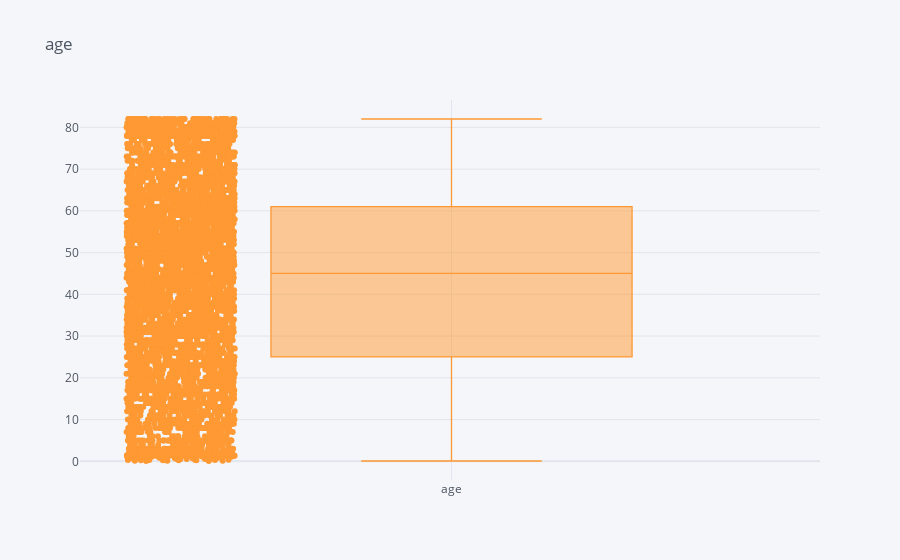
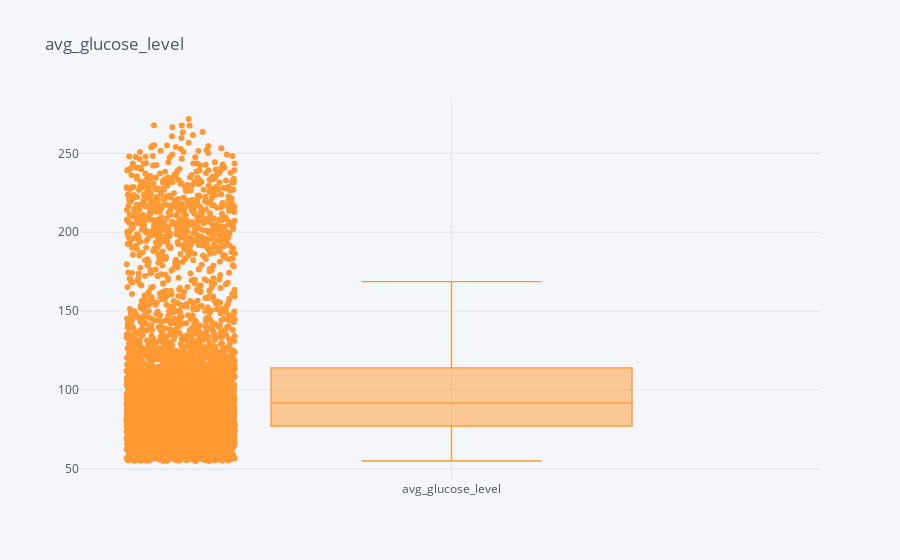
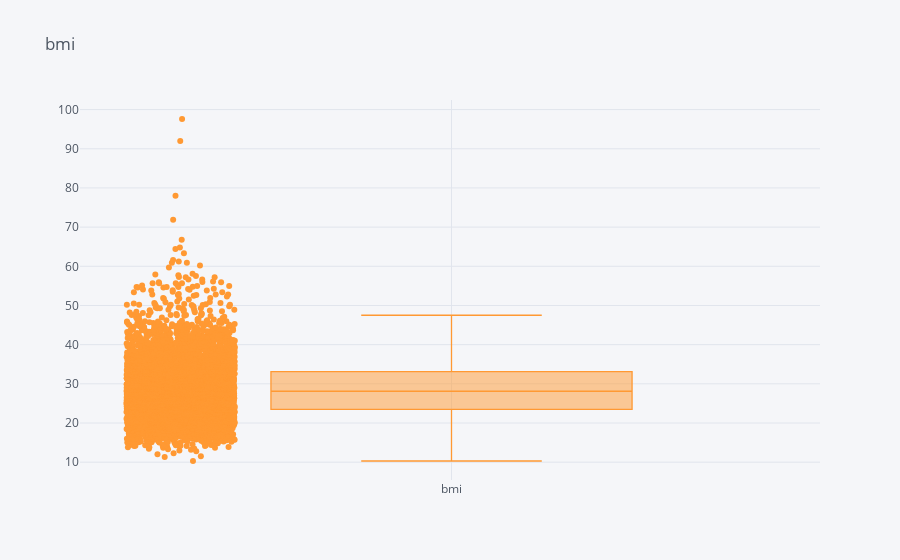

The code cell stored with these charts, in order, in its notebook:
### Code cell
for i in df.drop(columns=["stroke", 'gender', 'hypertension', 'heart_disease', 'ever_married',
       'work_type', 'residence_type', 'smoking_status']).columns:
    df[i].iplot(kind="box", title=i, boxpoints="all")

### Figure 1 — Plotly figure (JSON) as saved in the notebook; plotly's stock layout.template omitted (floating-point values rounded to 4 significant figures; data arrays with more than 128 entries replaced by an {"elided": "..."} marker saying what was removed)
{"data": [{"boxpoints": "all", "line": {"width": 1.3}, "marker": {"color": "rgba(255, 153, 51, 1.0)"}, "name": "age", "orientation": "v", "type": "box", "y": {"elided": "5110 float values"}}], "layout": {"legend": {"bgcolor": "#F5F6F9", "font": {"color": "#4D5663"}}, "paper_bgcolor": "#F5F6F9", "plot_bgcolor": "#F5F6F9", "title": {"font": {"color": "#4D5663"}, "text": "age"}, "xaxis": {"gridcolor": "#E1E5ED", "showgrid": true, "tickfont": {"color": "#4D5663"}, "title": {"font": {"color": "#4D5663"}, "text": ""}, "zerolinecolor": "#E1E5ED"}, "yaxis": {"gridcolor": "#E1E5ED", "showgrid": true, "tickfont": {"color": "#4D5663"}, "title": {"font": {"color": "#4D5663"}, "text": ""}, "zerolinecolor": "#E1E5ED"}}}

### Figure 2 — Plotly figure (JSON) as saved in the notebook; plotly's stock layout.template omitted (floating-point values rounded to 4 significant figures; data arrays with more than 128 entries replaced by an {"elided": "..."} marker saying what was removed)
{"data": [{"boxpoints": "all", "line": {"width": 1.3}, "marker": {"color": "rgba(255, 153, 51, 1.0)"}, "name": "avg_glucose_level", "orientation": "v", "type": "box", "y": {"elided": "5110 float values"}}], "layout": {"legend": {"bgcolor": "#F5F6F9", "font": {"color": "#4D5663"}}, "paper_bgcolor": "#F5F6F9", "plot_bgcolor": "#F5F6F9", "title": {"font": {"color": "#4D5663"}, "text": "avg_glucose_level"}, "xaxis": {"gridcolor": "#E1E5ED", "showgrid": true, "tickfont": {"color": "#4D5663"}, "title": {"font": {"color": "#4D5663"}, "text": ""}, "zerolinecolor": "#E1E5ED"}, "yaxis": {"gridcolor": "#E1E5ED", "showgrid": true, "tickfont": {"color": "#4D5663"}, "title": {"font": {"color": "#4D5663"}, "text": ""}, "zerolinecolor": "#E1E5ED"}}}

### Figure 3 — Plotly figure (JSON) as saved in the notebook; plotly's stock layout.template omitted (floating-point values rounded to 4 significant figures; data arrays with more than 128 entries replaced by an {"elided": "..."} marker saying what was removed)
{"data": [{"boxpoints": "all", "line": {"width": 1.3}, "marker": {"color": "rgba(255, 153, 51, 1.0)"}, "name": "bmi", "orientation": "v", "type": "box", "y": {"elided": "5110 float values"}}], "layout": {"legend": {"bgcolor": "#F5F6F9", "font": {"color": "#4D5663"}}, "paper_bgcolor": "#F5F6F9", "plot_bgcolor": "#F5F6F9", "title": {"font": {"color": "#4D5663"}, "text": "bmi"}, "xaxis": {"gridcolor": "#E1E5ED", "showgrid": true, "tickfont": {"color": "#4D5663"}, "title": {"font": {"color": "#4D5663"}, "text": ""}, "zerolinecolor": "#E1E5ED"}, "yaxis": {"gridcolor": "#E1E5ED", "showgrid": true, "tickfont": {"color": "#4D5663"}, "title": {"font": {"color": "#4D5663"}, "text": ""}, "zerolinecolor": "#E1E5ED"}}}
